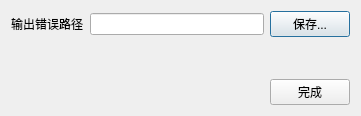
<?xml version="1.0" encoding="UTF-8"?>
<ui version="4.0">
 <class>ipfModelerPrintErrRasterDialog</class>
 <widget class="QDialog" name="ipfModelerPrintErrRasterDialog">
  <property name="geometry">
   <rect>
    <x>0</x>
    <y>0</y>
    <width>361</width>
    <height>116</height>
   </rect>
  </property>
  <property name="windowTitle">
   <string>输出错误</string>
  </property>
  <layout class="QVBoxLayout" name="verticalLayout">
   <item>
    <layout class="QHBoxLayout" name="horizontalLayout_5">
     <item>
      <widget class="QLabel" name="label_2">
       <property name="text">
        <string>输出错误路径</string>
       </property>
      </widget>
     </item>
     <item>
      <widget class="QLineEdit" name="lineEdit_2"/>
     </item>
     <item>
      <widget class="QPushButton" name="pushButton_2">
       <property name="text">
        <string>保存...</string>
       </property>
      </widget>
     </item>
    </layout>
   </item>
   <item>
    <spacer name="verticalSpacer">
     <property name="orientation">
      <enum>Qt::Vertical</enum>
     </property>
     <property name="sizeHint" stdset="0">
      <size>
       <width>20</width>
       <height>17</height>
      </size>
     </property>
    </spacer>
   </item>
   <item>
    <layout class="QHBoxLayout" name="horizontalLayout">
     <item>
      <spacer name="horizontalSpacer">
       <property name="orientation">
        <enum>Qt::Horizontal</enum>
       </property>
       <property name="sizeHint" stdset="0">
        <size>
         <width>238</width>
         <height>20</height>
        </size>
       </property>
      </spacer>
     </item>
     <item>
      <widget class="QPushButton" name="pushButton">
       <property name="minimumSize">
        <size>
         <width>75</width>
         <height>25</height>
        </size>
       </property>
       <property name="text">
        <string>完成</string>
       </property>
      </widget>
     </item>
    </layout>
   </item>
  </layout>
 </widget>
 <layoutdefault spacing="6" margin="11"/>
 <resources/>
 <connections/>
</ui>
